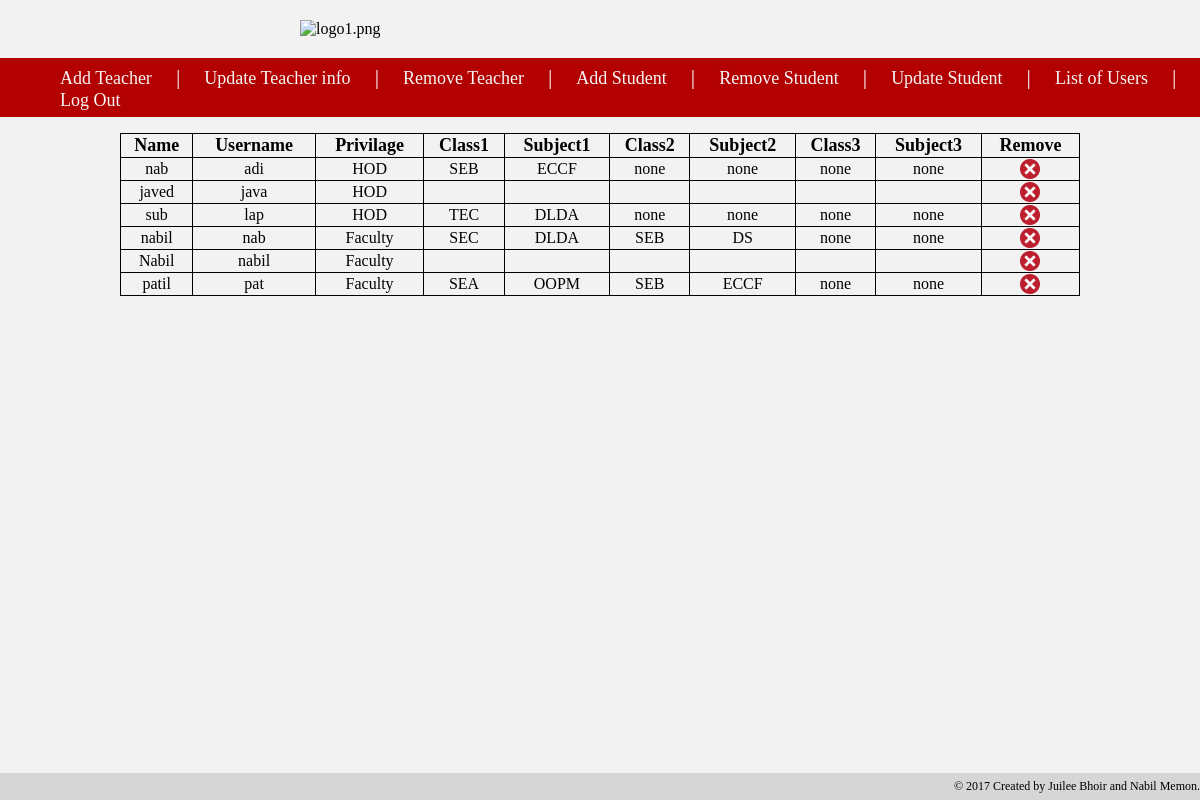
Page /html/user_list.php on the committed database.
### tables this page shows
CREATE TABLE IF NOT EXISTS `users` (
  `name` varchar(50) NOT NULL,
  `username` varchar(50) NOT NULL,
  `password` varchar(50) NOT NULL,
  `bit` int(1) NOT NULL,
  `class1` varchar(6) DEFAULT NULL,
  `sub1` varchar(6) DEFAULT NULL,
  `class2` varchar(6) DEFAULT NULL,
  `sub2` varchar(6) DEFAULT NULL,
  `claa3` varchar(6) DEFAULT NULL,
  `sub3` varchar(6) DEFAULT NULL,
  PRIMARY KEY (`username`)
);

### html/user_list.php (the view, shortened to what this page needs)
<html lang="en">
<head>
    <link rel="stylesheet" href="../css/user_list.css">
</head>
<body>
    <div class="container">
        <header id="head">
         <img src="../images/logo1.png" alt="logo1.png">
        </header>
         <form action="../html/user_list.php" method="post">
        <nav class="menu">
         <a href="../html/add_teac.php">Add Teacher</a>
            <span class="sp">|</span>
         <a href="../html/upd_teac2.php">Update Teacher info</a>
            <span class="sp">|</span>
         <a href="../html/rmve_teac.php">Remove Teacher</a>
             <span class="sp">|</span>
         <a href="../html/add_stud.php">Add Student</a>
            <span class="sp">|</span>
         <a href="#">Remove Student</a>
            <span class="sp">|</span>
         <a href="#">Update Student</a>
            <span class="sp">|</span>
         <a href="../html/user_list.php">List of Users</a>
            <span class="sp">|</span>
         <a href="../html/logout.php">Log Out</a>
        </nav>
            </form>
        <footer id="footer">
         &copy; <?php echo date("Y");?> Created by Juilee Bhoir and Nabil Memon.
        </footer>
    </div>
</body>
<?php
    include 'connect.php';
    $sql = "select * from users";
    $query = mysqli_query($connect,$sql);
    echo "<table id='t1' border='1' align='center'>
                    <thead>
                        <th>Name</th>
                        <th>Username</th>
                        <th>Privilage</th>
                        <th>Class1</th>
                        <th>Subject1</th>
                        <th>Class2</th>
                        <th>Subject2</th>
                        <th>Class3</th>
                        <th>Subject3</th>
                        <th>Remove</th>
                    </thead>
                    <tbody>";
    while($row = mysqli_fetch_assoc($query)){
        if($row['bit']==0){
            $bit1="HOD";
        }
        elseif($row['bit']==1){
            $bit1="Faculty";
        }
        elseif($row['bit']==2){
            $bit1="Admin";
        }
        echo "<tr><td>" . $row['name'] . "</td><td>"  . $row['username'] . "</td><td>" . $bit1 . "</td><td>" . $row['class1'] . "</td><td>" . $row['sub1'] . "</td><td>" . $row['class2'] . "</td><td>" . $row['sub2'] . "</td><td>" . $row['claa3'] . "</td><td>" . $row['sub3'] . "</td><td><img src='../images/cross-20.png'></td></tr>";
    }
    echo "</tbody></table>";
?>
</html>

### css/user_list.css (style rules this page uses)
body { background-color: #f2f2f2; margin: 0; }
.container { width: 100%; margin: 0 auto; background: #f2f2f2; }
#head img { padding: 20px 25%; }
.menu { background-color: #b30000; padding: 6px 0px 6px 5%; }
.menu a { color: whitesmoke; text-decoration: none; font-size: 18px; }
.sp { padding: 0px 20px; color: whitesmoke; font-size: 22px; }
#t1 { border: 1px solid black; border-collapse: collapse; width: 80%; font-size: 16px; }
thead { font-size: 18px; }
td { text-align: center; }
#footer { position: fixed; bottom: 0; width: 100%; padding: 6px 0px; background-color: #d6d6d6; font-family: "Lucida Sans Unicode"; font-size: 12px; text-align: right; }

### rows in the picture
users: name "nab", username "adi", bit "HOD", class1 "SEB", sub1 "ECCF", class2 "none", sub2 "none", claa3 "none", sub3 "none"
users: name "javed", username "java", bit "HOD"
users: name "sub", username "lap", bit "HOD", class1 "TEC", sub1 "DLDA", class2 "none", sub2 "none", claa3 "none", sub3 "none"
users: name "nabil", username "nab", bit "Faculty", class1 "SEC", sub1 "DLDA", class2 "SEB", sub2 "DS", claa3 "none", sub3 "none"
users: name "Nabil", username "nabil", bit "Faculty"
users: name "patil", username "pat", bit "Faculty", class1 "SEA", sub1 "OOPM", class2 "SEB", sub2 "ECCF", claa3 "none", sub3 "none"
